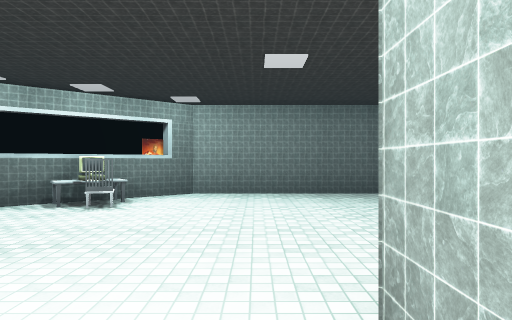
View 1 (above)

14 first-person views from a walk through a scene from a Unity 3-D project. The camera is 1.5 m above the floor, looks level and sees 75° across. The floor is counted in squares, 2 m on a side. Each view is taken from the middle of a square. On the plan, view 1 faces up. The plan holds only what a view shows up to about 11 squares ahead; the rest is blank. The place goes on beyond the plan. Door leaves are left out, so doorways stand open. Some surface patterns are stand-ins.

View 2
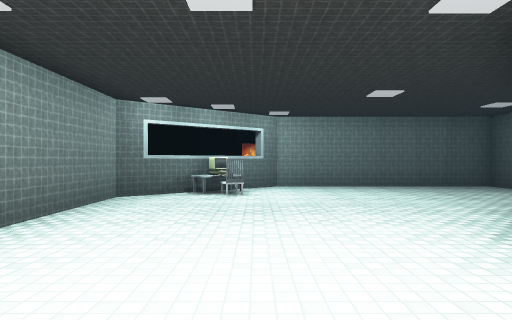

View 3
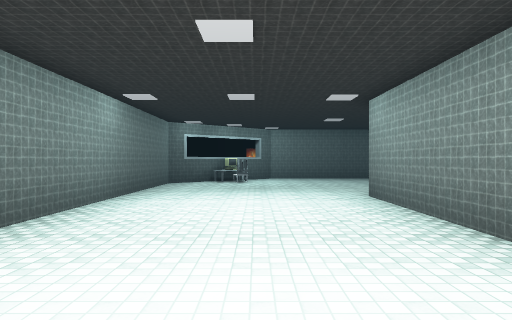

View 4
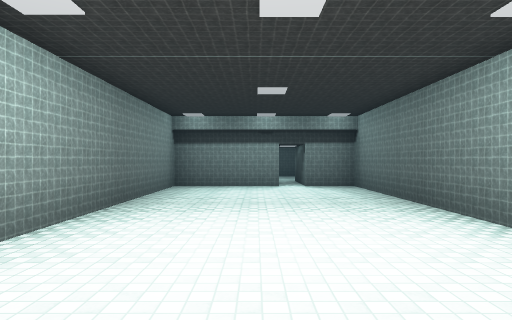

View 5
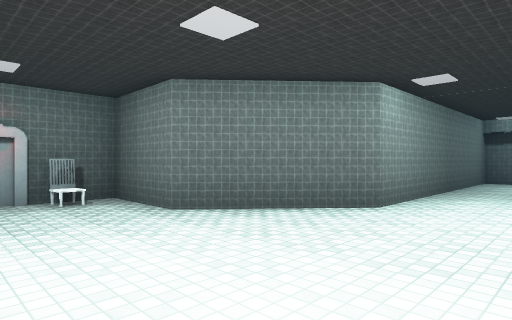

View 6
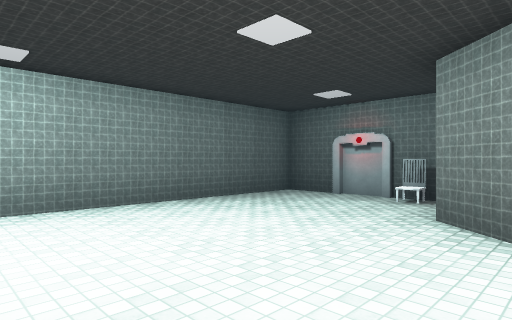

View 7
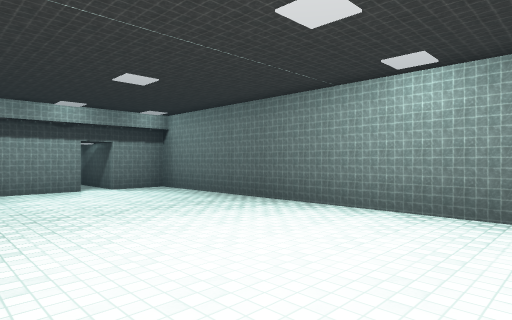

View 8
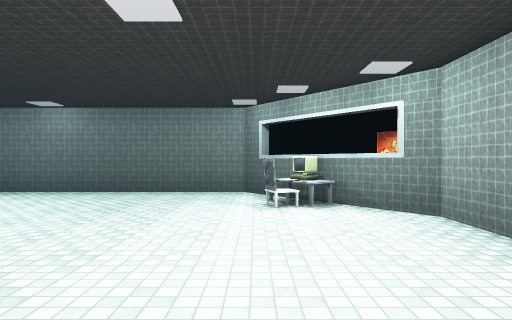

View 9
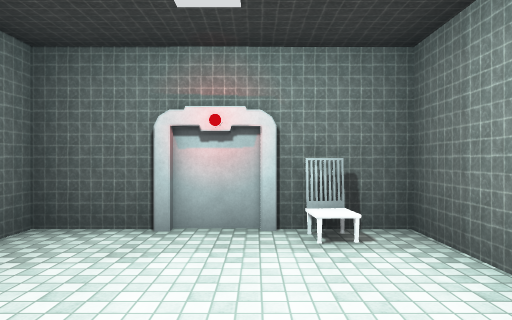

View 10
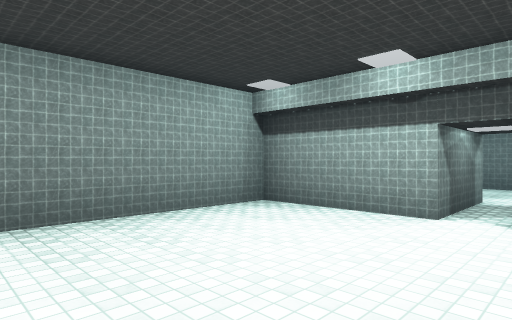

View 11
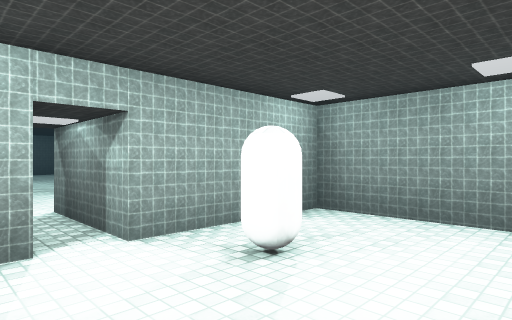

View 12
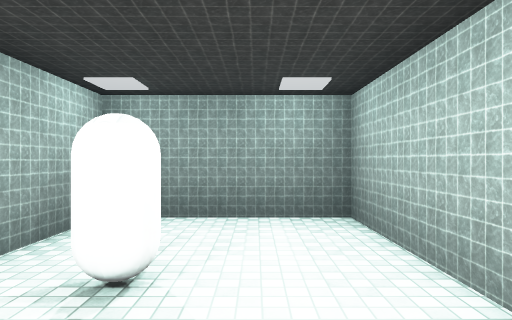

View 13
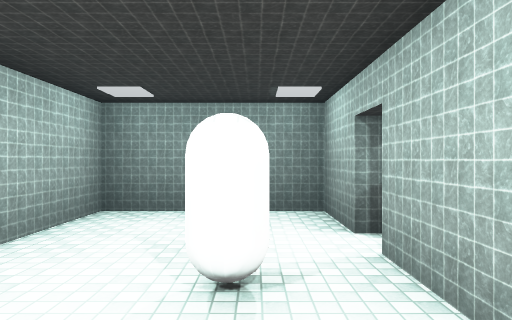

View 14
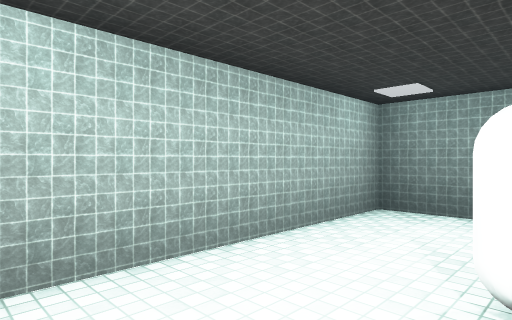

### Floor plan
Points are (right, up) in squares from view 1. A wall is a line through its corners. A room is listed if a view was taken in it or the views show most of it. See-through windows are left out.
Room 1 (views 1, 2, 3, 4, 5, 6, 7, 8, 9, 10)
walls: (-2.7, -6.5) (0.3, -6.5) (0.3, 0.9) (2.5, 3.3) (4.6, 3.3) (4.6, 4.6); (4.6, 6.4) (4.6, 7.4) (-1.4, 7.4) (-4.8, 4.7) (-4.8, -6.5) (-3.4, -6.5)
ways out: opening at (-3, -7) to room 2
objects: other object (-3, 5); other object (-3, 6); other object (-2, 5); other object (4, 4); other object (5, 5) to (5, 6)
Room 2 (views 11, 12, 13, 14)
walls: (-4.8, -11) (-4.8, -12.3) (0.3, -12.2) (0.3, -9) (-2.7, -9) (-2.7, -6.5); (-3.4, -6.5) (-3.4, -9) (-4.8, -9) (-4.8, -9.9)
ways out: opening at (-3, -7) to room 1
objects: other object (-2, -10)

Where each view was taken, in squares from view 1:
view 1: 0 up, 0 right, facing up
view 2: 2 down, 2 left, facing up
view 3: 6 down, 2 left, facing up
view 4: 3 up, 2 left, facing down
view 5: 6 up, 2 left, facing down-right
view 6: 2 up, 2 left, facing up-right
view 7: 2 up, 0 right, facing down-left
view 8: 5 up, 3 right, facing left
view 9: 5 up, 1 right, facing right
view 10: 2 down, 4 left, facing down-right
view 11: 12 down, 4 left, facing up-right
view 12: 11 down, 4 left, facing right
view 13: 10 down, 0 right, facing left
view 14: 10 down, 0 right, facing down-left
